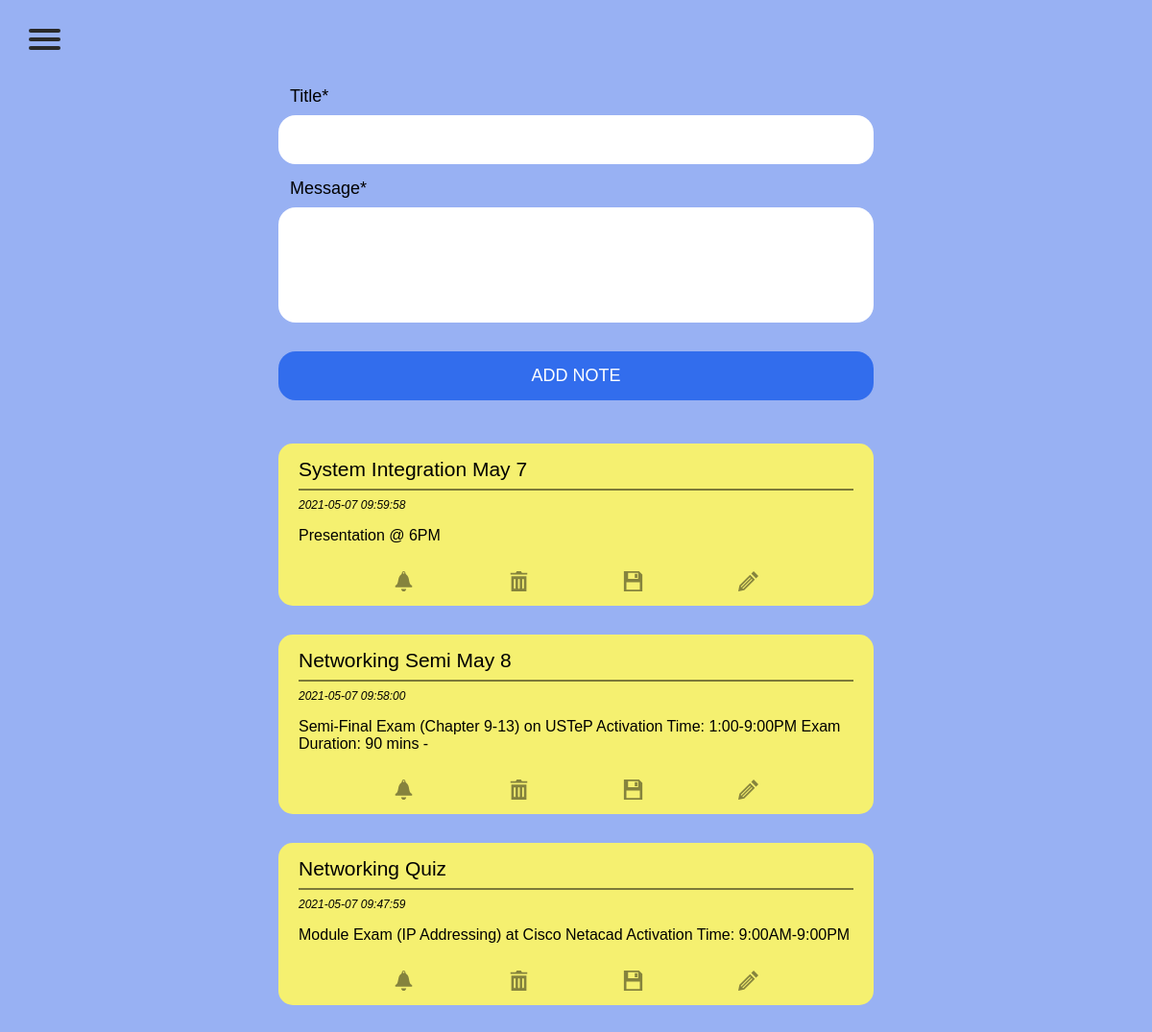
Page /dashboard.php (signed in) on the committed database.
### tables this page shows
CREATE TABLE `posts` (
  `post_id` int(9) NOT NULL,
  `user_id` int(9) NOT NULL,
  `title` text NOT NULL,
  `message` text NOT NULL,
  `date_start` datetime DEFAULT NULL,
  `date_end` date DEFAULT NULL,
  `post_status` varchar(12) DEFAULT NULL,
  `date_modified` datetime DEFAULT NULL
);

### incl/functions.inc.php (called while the page is built, shortened)
<?php
function read_note($conn, $userid)
{
    $sql = "SELECT * FROM posts WHERE user_id = ? AND post_status = 'active' ORDER BY post_id DESC;";
    $stmt = mysqli_stmt_init($conn);
    if (!mysqli_stmt_prepare($stmt, $sql)) {
        return false;
    }
    mysqli_stmt_bind_param($stmt, "s", $userid);
    mysqli_stmt_execute($stmt);
    $result = mysqli_stmt_get_result($stmt);
    $result_count = mysqli_num_rows($result);
    $entries = array();
    if ($result_count > 0) {
        while ($row = mysqli_fetch_assoc($result)) {
            $entries[] = $row;
        }
    }
    return $entries;
}

### dashboard.php (the view, shortened to what this page needs)
<?php
include "header.php";
include_once "incl/functions.inc.php";
include_once "incl/connect.inc.php";
?>
<nav>
    <div id="menuToggle">
        <span></span>
        <span></span>
        <span></span>
    </div>
</nav>
<main>
    <form action="incl/dashboard.inc.php" method="post" class="dashboard">
        <div class="new_note">
            <div class="group">
                <label for="title" class="label">Title*</label>
                <input type="text" class="input" name="title">
            </div>
            <div class="group">
                <label for="message" class="label">Message*</label>
                <textarea name="message"></textarea>
            </div>
            <div class="group">
                <button class="button" type="submit" name="create_note">Add Note</button>
            </div>
        </div>
    </form>
    <div class="ncontainer">
        <div class="notes">
            <?php
            $userid = $_SESSION["user_id"];
            $entries = read_note($conn, $userid);
            if ($entries) {
                foreach ($entries as $entry) {
                    echo '<div class="entry" id=e' . $entry["post_id"] . '><div class="text"><div class="title">' . $entry["title"] . '<span id="timer"></span></div><hr class="solid"><div class="date-pub">' . $entry["date_modified"] . '</div><div class="message"><p>' . $entry["message"] . '</p></div></div><div class="controls"><a href="javascript:void(0);" onclick="setTimer(' . $entry["post_id"] . ')"><div class="icons" id="bell"></div></a><a href="incl/dashboard.inc.php?delete=' . $entry["post_id"] . '"><div class="icons" id="bin"></div></a><a href="javascript:void(0);" onclick="saveNote(' . $entry["post_id"] . ')"><div class="icons" id="save"></div></a><a href="javascript:void(0);" onclick="editNote(' . $entry["post_id"] . ')"><div class="icons" id="pen"></div></a></div></div>';
                }
            } else {
                echo '<div class="validation"><p class="invalid">No notes to show.</a></p></div>';
            }
            ?>
        </div>
    </div>
</main>
<?php include "footer.php" ?>

### header.php (shortened to what this page needs)
<!DOCTYPE html>
<html lang="en">
<head>
    <link rel="stylesheet" href="css/styles.css">
</head>
<body>

### footer.php (shortened to what this page needs)
</body>
</html>

### css/styles.css (style rules this page uses)
* { box-sizing: border-box; }
html, body { margin: 0; padding: 0; font-family: Verdana, sans-serif; background: #98b1f3; }
.group { margin-bottom: 15px; display: flex; flex-direction: column; }
.group .label { color: #000; font-size: 18px; margin-bottom: 9px; margin-left: 12px; }
.group .input, textarea { border: none; padding: 15px 21px; border-radius: 18px; background: #fff; color: #000; outline: none; }
.group .button { background: #326ded; color: #fff; margin-top: 15px; cursor: pointer; text-transform: uppercase; padding: 15px 21px; outline: none; border-radius: 18px; border: none; font-size: 18px; }
nav #menuToggle { display: block; position: fixed; top: 30px; left: 30px; z-index: 1; -webkit-user-select: none; user-select: none; }
nav #menuToggle span { display: block; width: 33px; height: 4px; margin-bottom: 5px; position: relative; background: rgb(41, 41, 41); border-radius: 3px; z-index: 1; transform-origin: 4px 0px; transition: transform 0.5s cubic-bezier(0.77,0.2,0.05,1.0), background 0.5s cubic-bezier(0.77,0.2,0.05,1.0), opacity 0.55s ease; }
nav #menuToggle span:nth-last-child(2) { transform-origin: 0% 100%; }
main { display: flex; flex-flow: column nowrap; justify-content: center; align-items: center; padding: 30px; }
form { width: 100%; max-width: 620px; }
.dashboard { margin-top: 60px; }
.new_note .input { font-size: 18px; }
.new_note textarea { height: 120px; resize: none; overflow: auto; font-size: 18px; }
.ncontainer { width: 100%; max-width: 620px; }
.entry { background-color: rgb(245 240 112); padding: 15px 21px; margin-top: 30px; border-radius: 15px; display: flex; flex-flow: column nowrap; justify-content: space-between; overflow-wrap: anywhere; }
.entry .title { font-size: 21px; text-decoration: none; }
.date-pub { font-size: 12px; margin-top: 6px; font-style: italic; }
.controls { display: flex; flex-flow: row nowrap; justify-content: space-evenly; align-items: stretch; margin-top: 12px; }
.icons { opacity: 45%; width: 21px; height: 21px; }
div #bin { background: url('../img/bin.svg'); }
div #bell { background: url('../img/bell.svg'); }
div #pen { background: url('../img/pen.svg'); }
div #save { background: url('../img/save.svg'); }
hr.solid { border: 1px solid #0000007e }

### rows in the picture
posts: title "System Integration May 7", date_modified "2021-05-07 09:59:58", message "Presentation @ 6PM"
posts: title "Networking Semi May 8", date_modified "2021-05-07 09:58:00", message "Semi-Final Exam (Chapter 9-13) on USTeP Activation Time: 1:00-9:00PM Exam Duration: 90 mins -"
posts: title "Networking Quiz", date_modified "2021-05-07 09:47:59", message "Module Exam (IP Addressing) at Cisco Netacad Activation Time: 9:00AM-9:00PM"
